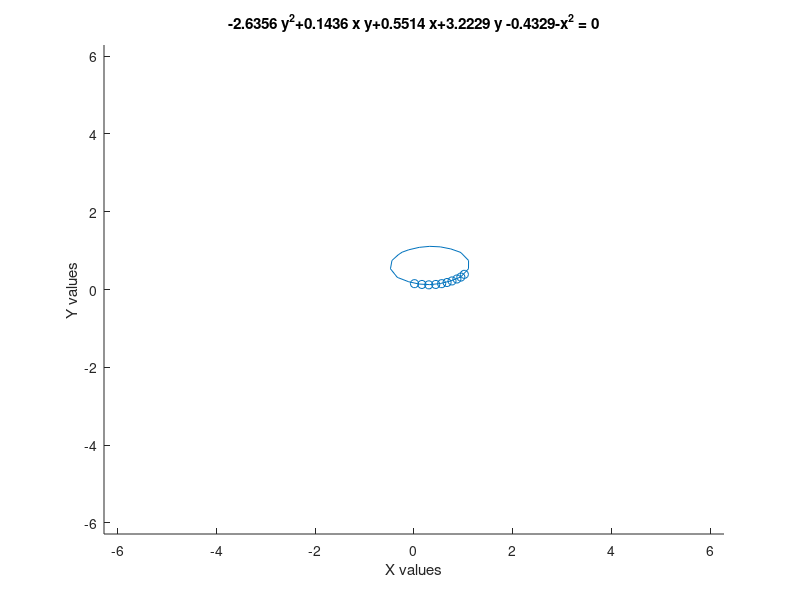

This chart was generated by the following MATLAB code:
%%%%%%%%%%%%%%%%%%%%%%%%%%%%%%%%%%%%%%%%%%%%%%%%%%%%%%%%%%%%%%%%%%
% Problem 1
%%%%%%%%%%%%%%%%%%%%%%%%%%%%%%%%%%%%%%%%%%%%%%%%%%%%%%%%%%%%%%%%%%


x = [1.02 0.95 0.87 0.77 0.67 0.56 0.44 0.3 0.16 0.01]
y = [0.39 0.32 0.27 0.22 0.18 0.15 0.13 0.12 0.13 0.15]

%(a)
%Creating a Vandermonde matrix
X = [transpose(y.*y) transpose(x.*y) transpose(x) transpose(y) transpose(ones(size(x)))]

%(b)
%To find the coefficient values 
B = X\transpose(x.*x)
%a b c d e =  -2.6356 0.1436 0.5514 3.2229 -0.4329          

%(c)
scatter(x, y)
hold on 
%Setting the calculated coefficient values
ezplot('-2.6356*y^2+0.1436*x*y+0.5514*x+3.2229*y -0.4329-x^2')
hold off
xlabel('X values')
ylabel('Y values')
